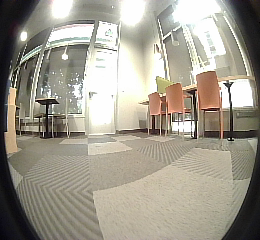
#> input picture image_from_dataset_right.png, 260 x 240 px
$ python test2.py image_from_dataset_right.png   (older library calls are emulated)
#> lines starting #> are read from the running program, lines starting #| are printed output that depends on the picture
# You should replace these 3 lines with the output in calibration step
import numpy as np
import cv2
import sys
import json

image_path = "image_from_dataset_right.png"
calibration_file = "calibration_data.json"


def load_calibration(calibration_file):
#> called with calibration_file = 'calibration_data.json'
    with open(calibration_file, "r") as f:
#> (reads calibration_data.json from the repository)
        return json.load(f)


calibration_data = load_calibration(calibration_file)

# Measure from image
DIM = cv2.imread(image_path).shape[:2][::-1]  # (width, height)
#> DIM = (260, 240)
K = np.array(calibration_data["K"])
D = np.array(calibration_data["D"])


def undistort(img_path, balance=0.0, dim2=None, dim3=None):
#> called with img_path = 'image_from_dataset_right.png', balance = 0
    img = cv2.imread(img_path)
#> img is the input picture: shape (240, 260, 3); mean B, G, R 141.9, 154.9, 160.2
    dim1 = img.shape[:2][::-1]  # dim1 is the dimension of input image to un-distort
#> dim1 = (260, 240)
    assert (
        dim1[0] / dim1[1] == DIM[0] / DIM[1]
    ), "Image to undistort needs to have same aspect ratio as the ones used in calibration"
    if not dim2:
        dim2 = dim1
#> dim2 = (260, 240)
    if not dim3:
        dim3 = dim1
#> dim3 = (260, 240)
    scaled_K = K * dim1[0] / DIM[0]  # The values of K is to scale with image dimension.
#> scaled_K = [[543.2, 0, 964.6], [0, 542.6, 542.4], [0, 0, 1]]
    scaled_K[2][2] = 1.0  # Except that K[2][2] is always 1.0
    # This is how scaled_K, dim2 and balance are used to determine the final K used to un-distort image. OpenCV document failed to make this clear!
    new_K = cv2.fisheye.estimateNewCameraMatrixForUndistortRectify(
        scaled_K, D, dim2, np.eye(3), balance=balance
    )
#> new_K = [[nan, 0, nan], [0, nan, nan], [0, 0, 1]]
    map1, map2 = cv2.fisheye.initUndistortRectifyMap(
        scaled_K, D, np.eye(3), new_K, dim3, cv2.CV_16SC2
    )
#> map2: shape (240, 260) uint16; every value is 0
    undistorted_img = cv2.remap(
        img, map1, map2, interpolation=cv2.INTER_LINEAR, borderMode=cv2.BORDER_CONSTANT
    )
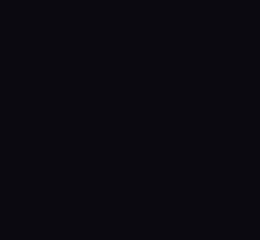
#> undistorted_img: shape (240, 260, 3); mean B, G, R 16, 9, 11
    cv2.imshow("undistorted", undistorted_img)
    cv2.waitKey(0)
    cv2.destroyAllWindows()


if __name__ == "__main__":
    for p in sys.argv[1:]:
        undistort(p)
